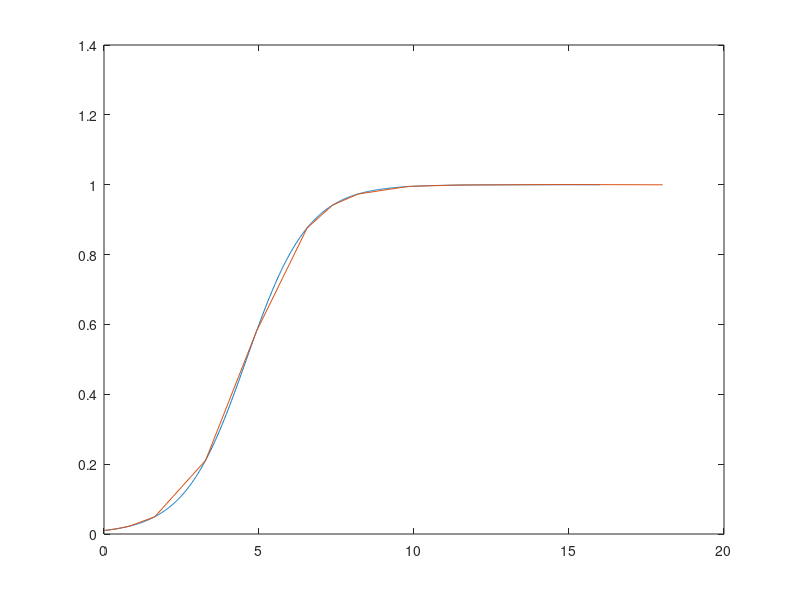

Here is the MATLAB script that generated this plot:
%% Runge-Kutta-Fehlberg adaptive step size method 
tic
clear; close all;

% User Inputs
    epsilon = 0.001;     % accuracy threshold

% Initializing
    time = 16;
    t(1) = 0;
    x(1) = 0.01;
    i = 1;
    h = 0.0001;

    % define ODE
        f = @(t,x) x*(1 - x);

% Solution

c1 = 1/4; 
c2 = 3/8; c3 = 3/32; c4 = 9/32; 
c5 = 12/13; c6 = 1932/2197; c7 = -7200/2197; c8 = 7296/2197; 
c9 = 439/216; c10 = -8; c11 = 3680/513; c12 = -845/4104; 
c13 = 1/2; c14 = -8/27; c15 = 2; c16 = -3544/2565; c17 = 1859/4104; c18 = -11/40; 
c19 = 16/135; c20 = 6656/12825; c21 = 28561/56430; c22 = -9/50; c23 = 2/55;
c24 = 25/216; c25 = 1408/2565; c26 = 2197/4104; c27 = -1/5;     

    while t(i) < time
        K1 = h*f(t(i),x(i));
        K2 = h*f(t(i) + c1*h, x(i) + c1*K1);
        K3 = h*f(t(i) + c2*h, x(i) + c3*K1 + c4*K2);
        K4 = h*f(t(i) + c5*h, x(i) + c6*K1 + c7*K2 + c8*K3);
        K5 = h*f(t(i) + h, x(i) + c9*K1 + c10*K2 + c11*K3 + c12*K4);
        K6 = h*f(t(i) + c13*h, x(i) + c14*K1 + c15*K2 + c16*K3 + c17*K4 + c18*K5);
        RK5 = x(i) + c19*K1 + c20*K3 + c21*K4 + c22*K5 + c23*K6;
        RK4 = x(i) + c24*K1 + c25*K3 + c26*K4 + c27*K5;
        if abs(RK4 - RK5) < epsilon
            x(i+1) = RK5;
            t(i+1) = t(i) + h;
            h = 2*h;
            i = i + 1;
        else
            h = 0.5*h;
        end
    end

% define true solution
    T = linspace(0,16,1000);
    X = 1 - 1./(1 + (exp(T)./99));

    figure
    plot(T,X)
    hold on
    plot(t,x)
toc
